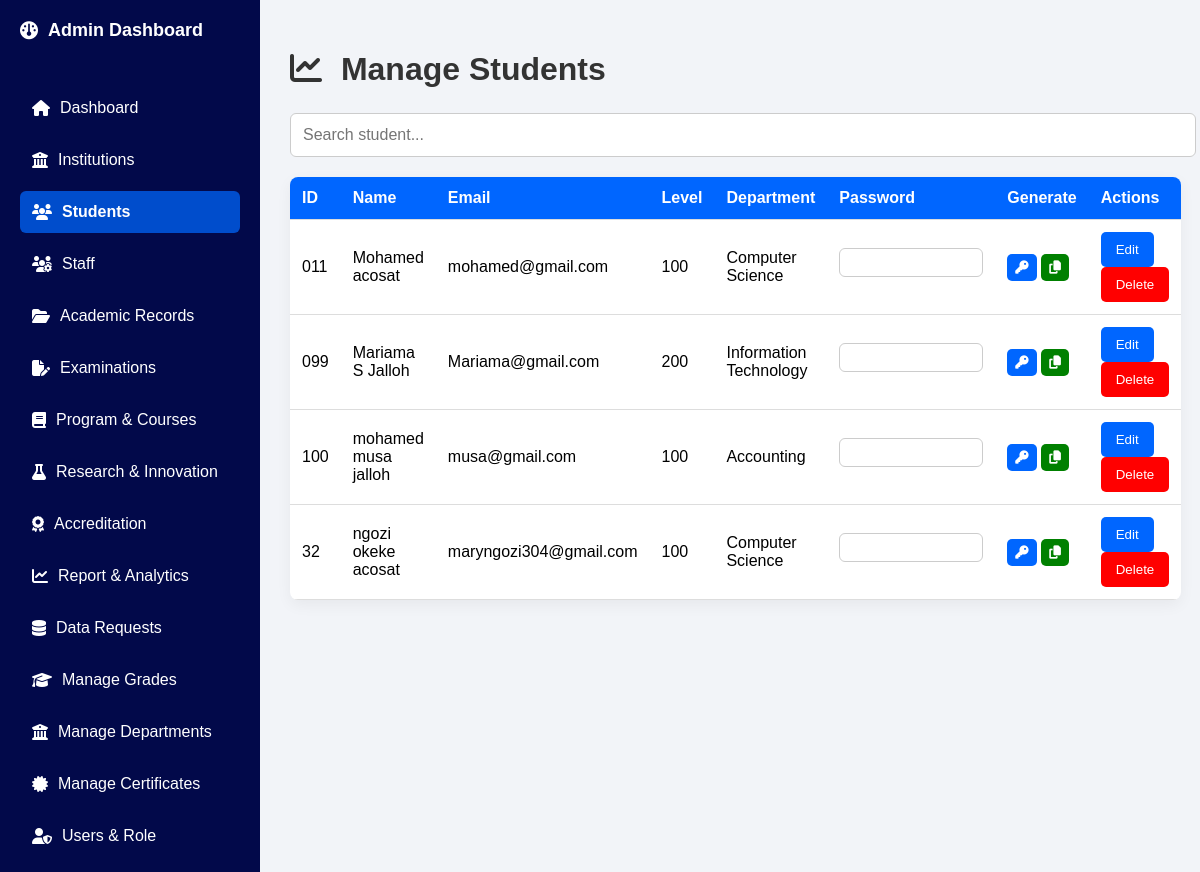
The page /manage_student/ (signed in) on the database its author committed.
### Academic_Data_Identity_System/models.py (models this page shows, shortened)
class Student(models.Model):
    user = models.OneToOneField(User, on_delete=models.CASCADE)
    full_name = models.CharField(max_length=100, null=True)
    student_id = models.CharField(max_length=20, unique=True)
    level = models.CharField(max_length=20)
    department = models.CharField(max_length=50)
    date_of_birth = models.DateField(null=True)
    gender = models.CharField(max_length=10)
    profile_photo = models.ImageField(upload_to='profiles/', null=True)
    email = models.EmailField(null=True, blank=True)
    dob = models.DateField(null=True, blank=True)

### Academic_Data_Identity_System/views.py (the view)
# urls.py: path('manage_student/', views.manage_student, name='manage_student'),
@login_required
def manage_student(request):
    if not request.user.is_staff:
        return redirect('dashboard')
    students = Student.objects.all()
    return render(request, 'manage_student.html', {
        'students': students
    })

### templates/manage_student.html (shortened to what this page needs)
<!DOCTYPE html>
<html lang="en">
<head>
{% load static %}
<link rel="stylesheet" href="{% static 'style.css' %}">
<link rel="stylesheet" href="https://cdnjs.cloudflare.com/ajax/libs/font-awesome/6.5.0/css/all.min.css">
</head>
<body>
<div class="dashboard-container">
    <aside class="sidebar">
        <div class="logo"><i class="fa-solid fa-gauge"></i> Admin Dashboard</div>
          <ul>
            <li>
                <a href="{% url 'admin_dashboard' %}">
                    <i class="fa-solid fa-house"></i> Dashboard
                </a>
            </li>
            <li>
                <a href="{% url 'manage_institutions' %}">
                    <i class="fa-solid fa-building-columns"></i> Institutions
                </a>
            </li>
            <li class="active">
                <a href="{% url 'manage_student' %}">
                    <i class="fa-solid fa-users"></i> Students
                </a>
            </li>
             <li>
                <a href="{% url 'manage_staff' %}">
                    <i class="fa-solid fa-users-gear"></i> Staff
                </a>
            </li>
            <li>
    <a href="{% url 'academic_records' %}">
        <i class="fa-solid fa-folder-open"></i> Academic Records
    </a>
</li>
<li>
                <a href="{% url 'manage_exams' %}">
                    <i class="fa-solid fa-file-pen"></i> Examinations
                </a>
            </li>
            <li>
                <a href="{% url 'manage_courses' %}">
                    <i class="fa-solid fa-book"></i> Program & Courses
                </a>
            </li>
            <li>
    <a href="{% url 'research' %}">
        <i class="fa-solid fa-flask"></i> Research & Innovation
    </a>
</li>
<li>
    <a href="{% url 'accreditation' %}">
       <i class="fa-solid fa-award"></i> Accreditation
    </a>
</li>
<li>
    <a href="{% url 'analytics' %}">
        <i class="fa-solid fa-chart-line"></i> Report & Analytics
    </a>
</li>
<li>
    <a href="{% url 'data_requests' %}">
        <i class="fa-solid fa-database"></i> Data Requests
    </a>
</li>
            <li>
                <a href="{% url 'manage_grades' %}">
                    <i class="fa-solid fa-graduation-cap"></i> Manage Grades
                </a>
            </li>
            <li>
                <a href="{% url 'manage_departments' %}">
                    <i class="fa-solid fa-building-columns"></i> Manage Departments
                </a>
            </li>
            <li>
                <a href="{% url 'manage_certificates' %}">
                    <i class="fa-solid fa-certificate"></i> Manage Certificates
                </a>
            </li>
<li>
    <a href="{% url 'assign_role' user.id %}">
        <i class="fa-solid fa-user-shield"></i> Users & Role
    </a>
</li>
</ul>
    </aside>
    <main class="main-content">
        <h1><i class="fa-solid fa-chart-line"></i> Manage Students</h1>
        <input
            type="text"
            id="searchInput"
            placeholder="Search student..."
            style="width: 100%; padding: 12px; margin-bottom: 20px; font-size: 16px; border-radius: 6px; border: 1px solid #ccc;"
        >
        <table>
            <tr>
                <th>ID</th>
                <th>Name</th>
                <th>Email</th>
                <th>Level</th>
                <th>Department</th>
                <th>Password</th>
                <th>Generate</th>
                <th>Actions</th>
            </tr>
            {% for student in students %}
            <tr>
                <td>{{ student.student_id }}</td>
                <td>{{ student.full_name }}</td>
                <td>{{ student.email }}</td>
                <td>{{ student.level }}</td>
                <td>{{ student.department }}</td>
                <td>
                    <input
                        type="text"
                        id="pass-{{ student.id }}"
                        value="{{ student.password }}"
                        readonly
                        style="width:130px; padding:6px;"
                    >
                </td>
                <td>
                    <button
                        onclick="generatePassword({{ student.id }})"
                        style="padding:6px 8px; background:#0066ff; color:white; border:none; border-radius:5px;">
                        <i class="fa fa-key"></i>
                    </button>
                    <button
                        onclick="copyPassword({{ student.id }})"
                        style="padding:6px 8px; background:green; color:white; border:none; border-radius:5px;">
                        <i class="fa fa-copy"></i>
                    </button>
                </td>
                <td>
                    <a href="{% url 'edit_student' student.id %}">
                        <button>Edit</button>
                    </a>
                    <a href="{% url 'delete_student' student.id %}">
                        <button style="background:red;">Delete</button>
                    </a>
                </td>
            </tr>
            {% endfor %}
        </table>
    </main>
</div>
</body>
</html>

### static/style.css (style rules this page uses)
body { font-family: Arial, sans-serif; background: #f2f4f8; margin:0; padding:0; }
.dashboard-container { display:flex; min-height:100vh; }
.sidebar { width:220px; background: #02094a; color:white; padding:20px; display:flex; flex-direction:column; }
.sidebar .logo { font-size:18px; font-weight:bold; margin-bottom:30px; }
.sidebar ul { list-style:none; padding:0; }
.sidebar ul li { margin-bottom:10px; border-radius:6px; }
.sidebar ul li a { color:white; text-decoration:none; display:block; padding:12px; }
.sidebar ul li.active a { font-weight:bold; background:#004dcc; border-radius:6px; }
.main-content { flex:1; padding:30px; background:#f2f4f8; overflow-y:auto; }
h1 { color:#333; margin-bottom:25px; }
input[type="text"], input[type="email"], input[type="number"] { width:100%; padding:10px; border-radius:6px; border:1px solid #ccc; margin-bottom:10px; }
button { padding:10px 15px; border:none; border-radius:5px; background:#0066ff; color:white; cursor:pointer; }
table { width:100%; border-collapse:collapse; background:white; border-radius:8px; overflow:hidden; box-shadow:0 5px 15px rgba(0,0,0,0.05); }
th, td { padding:12px; text-align:left; border-bottom:1px solid #ddd; }
th { background:#0066ff; color:white; }
.sidebar ul li a { display: flex; align-items: center; gap: 10px; font-size: 16px; }
.sidebar .logo { display: flex; align-items: center; gap: 10px; }
.main-content h1 i, .card h3 i { margin-right: 10px; }

### rows shown on the page
Student: student_id "011", full_name "Mohamed acosat", email "mohamed@gmail.com", level "100", department "Computer Science"
Student: student_id "099", full_name "Mariama S Jalloh", email "Mariama@gmail.com", level "200", department "Information Technology"
Student: student_id "100", full_name "mohamed musa jalloh", email "musa@gmail.com", level "100", department "Accounting"
Student: student_id "32", full_name "ngozi okeke acosat", email "maryngozi304@gmail.com", level "100", department "Computer Science"
